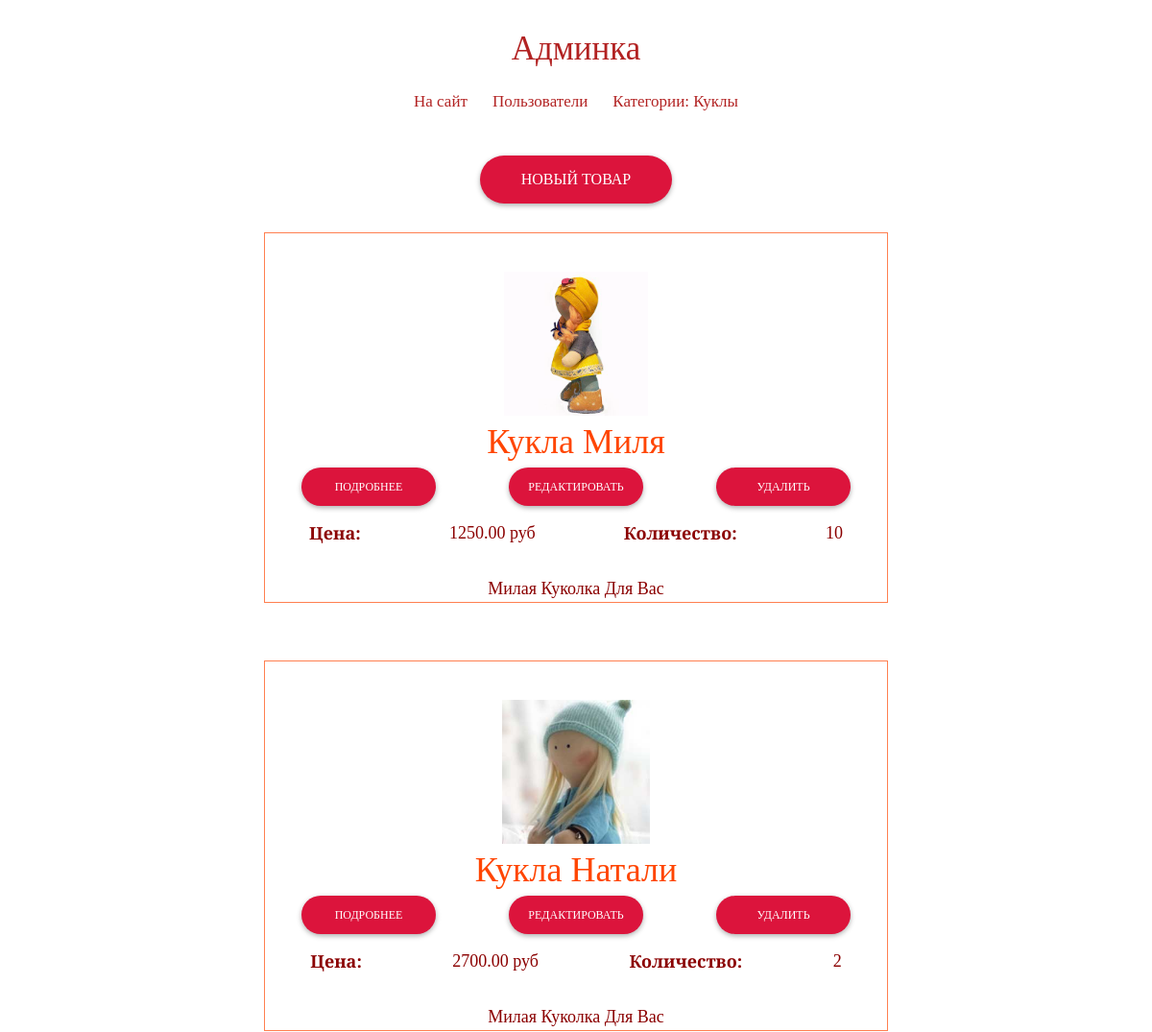
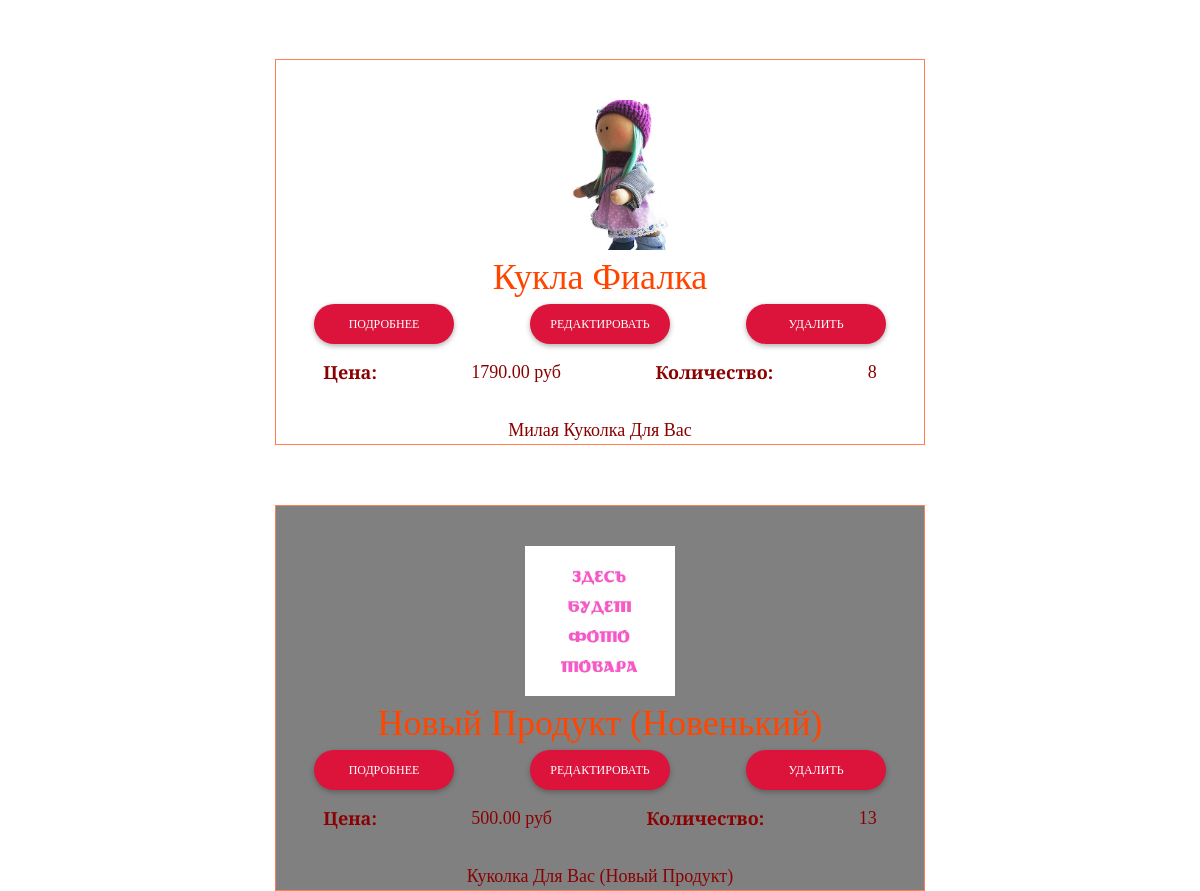
Page /myadmin/products/category/2/ (signed in) on the committed database (2 pictures, top to bottom).
### mainapp/models.py (models this page shows, shortened)
class ProductCategoru(models.Model):
    name = models.CharField(verbose_name='имя категории', max_length=64, unique=True)
    description = models.TextField(verbose_name='описание', blank=True, null=True)
    is_active = models.BooleanField(verbose_name='активна', default=True)

class Product(models.Model):
    category = models.ForeignKey(ProductCategoru, verbose_name='категория продукта', on_delete=models.CASCADE)
    name = models.CharField(verbose_name='имя продукта', max_length=128)
    image = models.ImageField(upload_to='products_images', null=True)
    short_desc = models.CharField(verbose_name='краткое описание продукта', max_length=64, blank=True)
    description = models.TextField(verbose_name='подробное описание продукта', blank=True)
    price = models.DecimalField(verbose_name='цена продукта', max_digits=8, decimal_places=2, default=0)
    quantity = models.PositiveIntegerField(verbose_name='количество на складе', default=0)
    is_active = models.BooleanField(verbose_name='активен', default=True)

### adminapp/views.py (the view)
# urls.py: re_path('^products/category/(?P<pk>\d+)/$', adminapp.products, name='products'),
@user_passes_test(lambda x: x.is_superuser)
def products(request, pk):
    category = get_object_or_404(ProductCategoru, pk=pk)
    object_list = Product.objects.filter(category__pk=pk).order_by('-is_active', 'name')
    content = {
        'title': 'админка/продукт',
        'category': category,
        'object_list': object_list,
    }
    return render(request, 'adminapp/products.html', content)

### mainapp/context_processors.py (called while the page is built)
def basket(request):
    basket = []
    if request.user.is_authenticated:
        basket = request.user.basket_set.all().order_by('product__category')
    return {
        'basket': basket,
    }

### adminapp/templates/adminapp/products.html
{% extends 'adminapp/base.html' %}
{% load static %}
{% block container %}
    <div class="products_list">
			<a href="{% url 'admin:product_create' category.pk %}" class="button4">новый товар</a>
		{% for object in object_list %}
			<div class="category_record margin1 {% if not object.is_active %}not_active{% endif %}">
				<img src="/media/{{ object.image|default:'products_images/tovar_promo.jpg' }}" alt="{{ object.name }}" class="admin_img">
				<div class="category_name2">
					{{ object.name|title }}
				</div>
				<div class="category_actions ">
						<a href="{% url 'admin:product_read' object.pk %}" class="button6 margin0">подробнее</a>
						<a href="{% url 'admin:product_update' object.pk %}" class="button6 margin0">редактировать</a>
						<a href="{% url 'admin:product_delete' object.pk %}" class="button6 margin0">удалить</a>
				</div>
				<div class="category_desc razmer_text margin0">
					<b>Цена:</b>
					<p>{{ object.price }} руб</p>
					<b>Количество: </b>
					<p>{{ object.quantity }}</p>
				</div>
				<div class="category_desc razmer_text margin0">
					{{ object.short_desc|title }}
				</div>
			</div>
		{% endfor%}
	</div>
{% endblock %}

### adminapp/templates/adminapp/includes/inc_menu.html
<ul class="menu_in">
    <li class="men-l"><a href="{% url 'main:main' %}" class="menu-link">На сайт</a></li>
    <li class="men-l ">
        <a href="{% url 'admin:index' %}" class="{% if request.resolver_match.url_name == 'index' %}active{% endif %} menu-link">
            Пользователи
        </a>
    </li>
    <li class="men-l">
        <a href="{% url 'admin:categories' %}"
        class="{% if request.resolver_match.url_name == 'categories' or category.name %}active{% endif %} menu-link">
            Категории{% if category %}: <span>{{ category.name }}</span>{% endif %}
        </a>
    </li>
</ul>

### static/css/stil.css (style rules this page uses)
* { margin: 0; padding: 0; }
html, body { height: 100%; }
.menu-link { display: block; text-decoration: none; color: #B22222; padding: 13px; font-size: 17px; }
.men-l { list-style-type: none; }
.admin_img { height: 150px; margin-top: 40px; }
.menu_in { display: flex; margin: 0 auto; list-style-type: none; }
.button4 { margin: 0 auto; display: block; height: 50px; width: 200px; border-radius: 35px; background-color: #DC143C; text-align: center; text-transform: uppercase; text-decoration: none; color: #ffffff; list-style-type: none; box-shadow: 0px 2px 4.85px 0.15px rgba(33, 33, 33, 0.35); line-height: 50px; margin-top: 30px; font-family: 'Cormorant SC', serif; }
.button6 { display: block; height: 40px; width: 140px; border-radius: 35px; background-color: #DC143C; text-align: center; text-transform: uppercase; color: #ffffff; list-style-type: none; box-shadow: 0px 2px 4.85px 0.15px rgba(33, 33, 33, 0.35); line-height: 40px; text-decoration: none; margin-bottom: 70px; font-size: 12px; font-family: 'Cormorant SC', serif; }
.category_actions, product_actions { display: flex; justify-content: space-around; }
.category_record, product_record { margin: 0 auto; text-align: center; border: 1px solid #FF7F50; width: 650px; margin-bottom: 60px; }
.category_name2, product_name { color: #FF4500; font-family: 'Cormorant SC', serif; font-size: 36px; }
.category_desc { color: #8B0000; font-family: 'Cormorant SC', serif; font-size: 26px; margin-bottom: 40px; }
.margin1 { margin-top: 30px; }
.razmer_text { font-size: 18px; display: flex; justify-content: space-around; margin-top: 15px; }
.margin0 { margin-bottom: 0px; }
.not_active { background-color: grey; background-blend-mode: normal; }

### rows in the picture
ProductCategoru: name "Куклы"
Product: image (picture), name "Кукла Миля", price "1250.00", quantity "10", short_desc "Милая Куколка Для Вас"
Product: image (picture), name "Кукла Натали", price "2700.00", quantity "2", short_desc "Милая Куколка Для Вас"
Product: image (picture), name "Кукла Фиалка", price "1790.00", quantity "8", short_desc "Милая Куколка Для Вас"
Product: image (picture), price "500.00", quantity "13", short_desc "Куколка Для Вас (Новый Продукт)"
